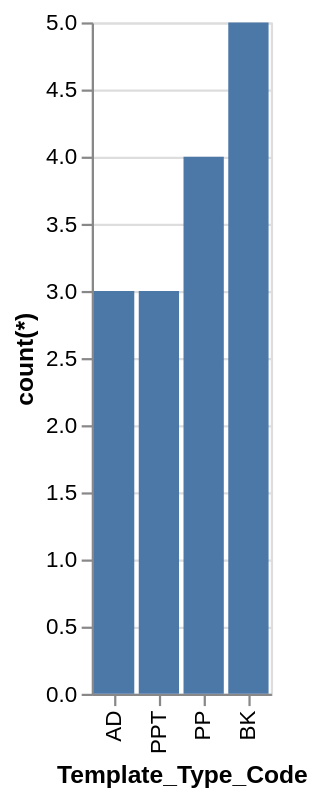

Here is the Vega-Lite specification saved for this chart:
### Vega-Lite specification from a JSON file in a GitHub repository (floating-point values rounded to 4 significant figures)
{"data": {"values": [{"x_data": "AD", "y_data": 3}, {"x_data": "PPT", "y_data": 3}, {"x_data": "PP", "y_data": 4}, {"x_data": "BK", "y_data": 5}]}, "mark": "bar", "encoding": {"x": {"field": "x_data", "type": "nominal", "title": "Template_Type_Code", "sort": {"op": "sum", "field": "y_data", "order": "ascending"}}, "y": {"field": "y_data", "type": "quantitative", "title": "count(*)"}}}
